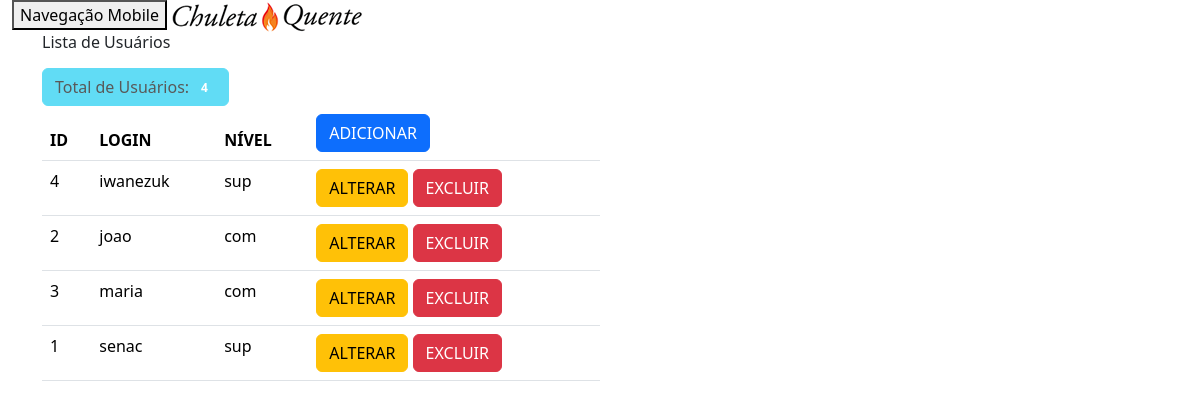
The app's page /admin/usuarios_lista.php (signed in) with its own data.
### tables this page shows
CREATE TABLE tbusuarios (
    id_usuario INT NOT NULL,
    login_usuario VARCHAR(30) NOT NULL,
    senha_usuario VARCHAR(8) NOT NULL,
    nivel_usuario ENUM('sup','com') NOT NULL
);

### admin/usuarios_lista.php (the view, shortened to what this page needs)
<?php
include("../Connections/conn_produtos.php");
$consulta   =   "
                SELECT *
                FROM tbusuarios
                ORDER BY login_usuario ASC;
                ";
$lista  =   $conn_produtos->query($consulta);
$row    =   $lista->fetch_assoc();
$totalRows  =   ($lista)->num_rows;
?>
<!DOCTYPE html>
<html lang="pt-br">
<head>
     <link rel="stylesheet" href="../css/bootstrap.min.css">
      <link rel="stylesheet" href="../css/meu_estilo.css">
</head>
<body class="fundofixo">
<?php include ("menu_adm.php"); ?>
    <main class="container">
        <div class="col-xs-12 col-sm-offset-2 col-sm-8 col-md-offset-3 col-md-6">
        <h1 class="breadcrumb alert-info">Lista de Usuários</h1>
        <div class="btn btn-info disabled">
            Total de Usuários:
            <small class="badge"><?php echo $totalRows; ?></small>
        </div>
        <table class="table table-hover table-condensed tbopacidade">
            <thead>
                <tr>
                    <th class="hidden">ID</th>
                    <th>LOGIN</th>
                    <th>NÍVEL</th>
                    <th>
                        <a
                        href="usuarios_insere.php"
                        target="_self"
                        class="btn btn-primary btn-xs btn-block"
                        >
                        <span class="hidden-xs">ADICIONAR<br></span>
                        </a>
                    </th>
                </tr>
            </thead>
            <tbody>
                 <?php do{ ?>
                <tr>
                    <td class="hidden"><?php echo $row['id_usuario']; ?></td>
                    <td><?php echo $row['login_usuario']; ?></td>
                    <td>
                        <?php echo $row['nivel_usuario']; ?>
                    </td>
                    <td>
                        <a
                        href="usuarios_atualiza.php?id_usuario=<?php echo $row['id_usuario']; ?>"
                        target="_self"
                        class="btn btn-warning btn-xs btn-block"
                        >
                        <span class="hidden-xs">ALTERAR<br></span>
                        </a>
                        <button
                        class="btn btn-danger btn-xs btn-block delete"
                        data-nome="<?php echo $row['login_usuario']; ?>"
                        data-id="<?php echo $row['id_usuario']; ?>"
                        >
                        <span class="hidden-xs">EXCLUIR<br></span>
                        </button>
                    </td>
                </tr>
                <?php } while ($row = $lista->fetch_assoc()); ?>
            </tbody>
        </table>
        </div>
    </main>
</body>
</html>

### admin/menu_adm.php (shortened to what this page needs)
<!DOCTYPE html>
<html lang="pt-br">
<head>
    <link rel="stylesheet" href="../css/bootstrap.min.css">
    <link rel="stylesheet" href="../css/meu_estilo.css">
</head>
<body class="fundofixo">
<nav class="nav navbar-inverse">
<div class="container-fluid">
    <div class="navbar-header">
        <button
            type="button"
            class="navbar-toggle collapsed"
            data-toggle="collapse"
            data-target="#defaultNavbar"
            aria-expanded="false"
        >
            <span class="sr-only">Navegação Mobile</span>
        </button>
        <a href="index.php" class="navbar-brand">
            <img src="../imagens/logochurrascopequeno.png" alt="">
        </a>
    </div>
</div>
</nav>
</body>
</html>

### css/meu_estilo.css (style rules this page uses)
.fundofixo { background: url(../imagens/bg_fogo.jpg) no-repeat fixed; background-size: cover; -webkit-background-size: cover; }
.tbopacidade { background-color: rgba(255, 255, 255,0.6); }
html { margin-bottom: 0px; padding-bottom: 0px; }
body { margin-bottom: 0px; padding-bottom: 0px; }

### records on screen
tbusuarios: id_usuario "4", login_usuario "iwanezuk", nivel_usuario "sup"
tbusuarios: id_usuario "2", login_usuario "joao", nivel_usuario "com"
tbusuarios: id_usuario "3", login_usuario "maria", nivel_usuario "com"
tbusuarios: id_usuario "1", login_usuario "senac", nivel_usuario "sup"

### other values on screen
$totalRows "4"
